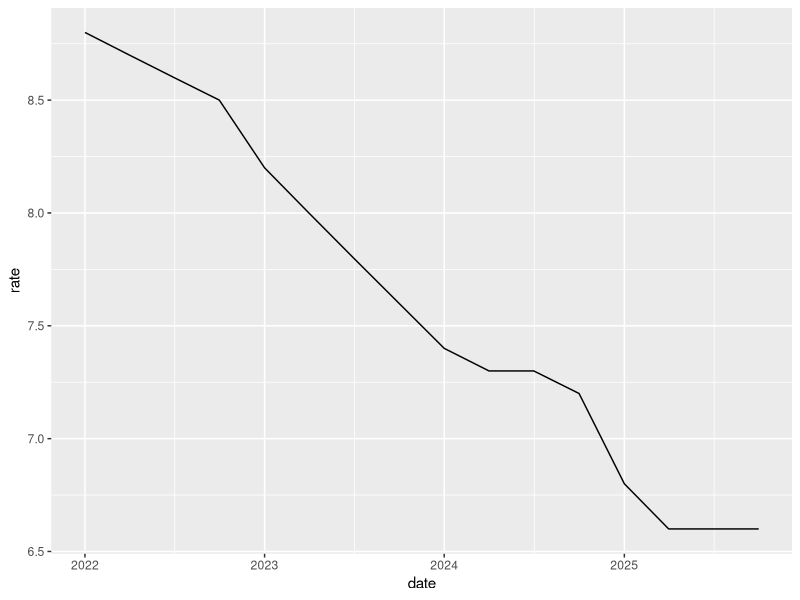

This chart was generated by the following R code:
## ---- chunk 1
#| include: false
library(tidyverse)
rates <- read_csv("unemployment.csv")
REGION <- "Jazan"
now <- rates |>
  filter(region == REGION, quarter == "2025Q4") |>
  pull(rate)
then <- rates |>
  filter(region == REGION, quarter == "2022Q1") |>
  pull(rate)
## ---- chunk 2
glimpse(rates)
## ---- chunk 3
#| fig-width: 8
#| fig-height: 3.5
kingdom <- rates |> filter(region == "Kingdom")
ggplot(kingdom, aes(date, rate)) + geom_line()
